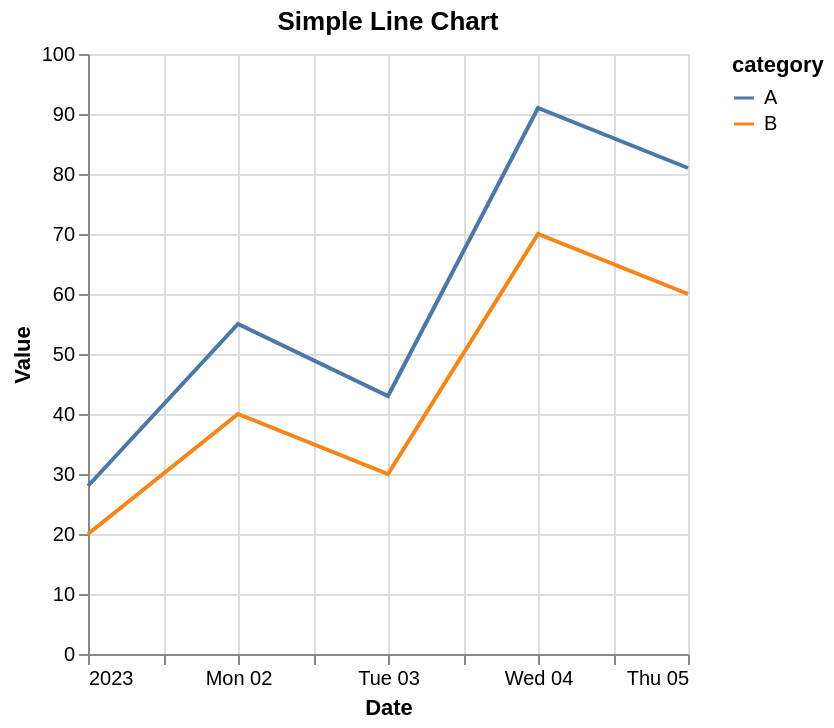

The Vega-Lite source for this figure:
### Vega-Lite specification from a JSON file in a GitHub repository (floating-point values rounded to 4 significant figures)
{"$schema": "https://vega.github.io/schema/vega-lite/v5.json", "description": "A simple line chart with temporal data.", "data": {"values": [{"date": "2023-01-01", "value": 28, "category": "A"}, {"date": "2023-01-02", "value": 55, "category": "A"}, {"date": "2023-01-03", "value": 43, "category": "A"}, {"date": "2023-01-04", "value": 91, "category": "A"}, {"date": "2023-01-05", "value": 81, "category": "A"}, {"date": "2023-01-01", "value": 20, "category": "B"}, {"date": "2023-01-02", "value": 40, "category": "B"}, {"date": "2023-01-03", "value": 30, "category": "B"}, {"date": "2023-01-04", "value": 70, "category": "B"}, {"date": "2023-01-05", "value": 60, "category": "B"}]}, "mark": "line", "encoding": {"x": {"field": "date", "type": "temporal", "axis": {"title": "Date"}}, "y": {"field": "value", "type": "quantitative", "axis": {"title": "Value"}}, "color": {"field": "category", "type": "nominal"}}, "title": "Simple Line Chart"}
